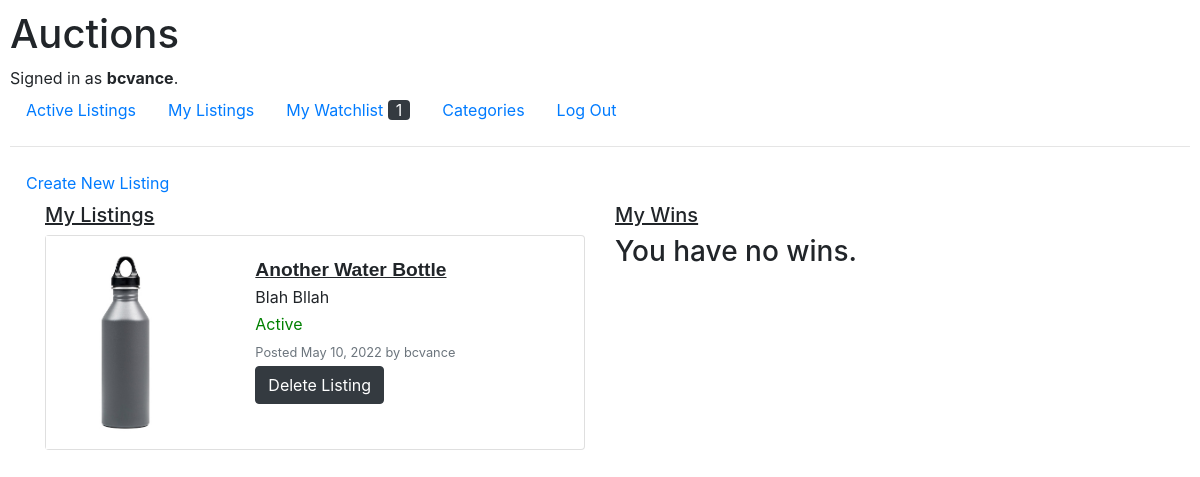
Before: /listings (signed in) with the older database file.
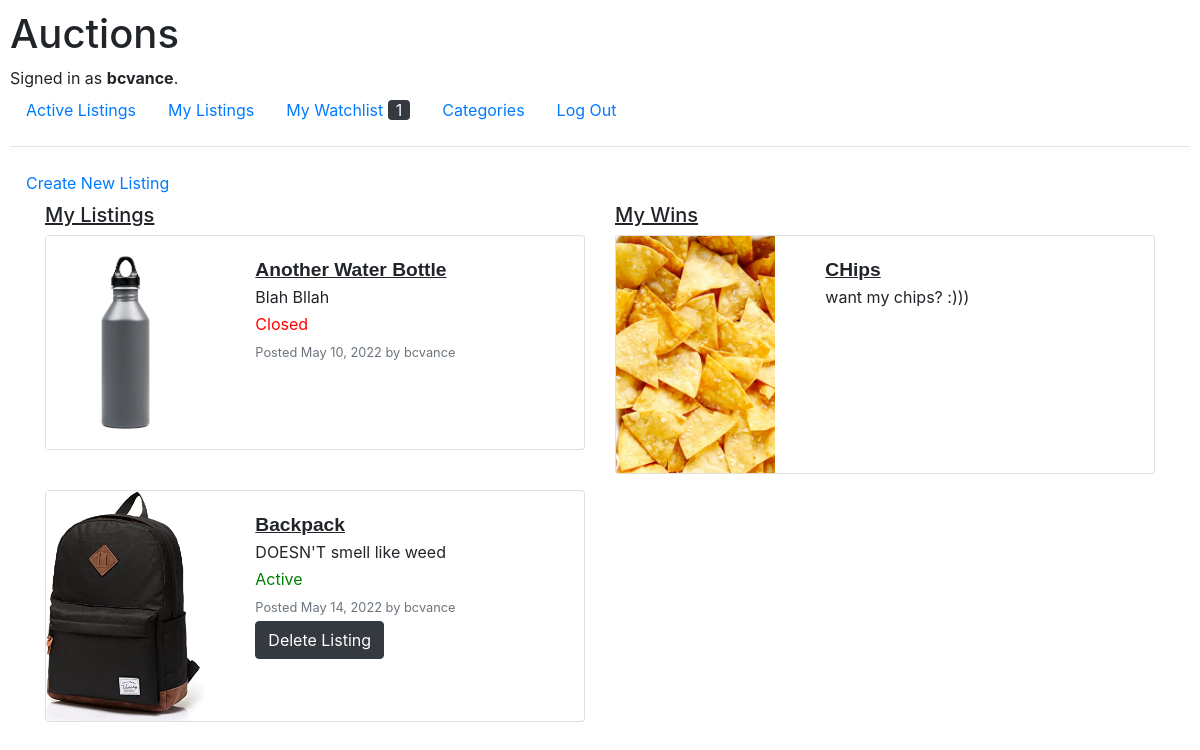
After: the same page with the newer database file.
### auctions/models.py (models this page shows, shortened)
class Listing(models.Model):
    list_date = models.DateField(auto_now_add=True)
    top_bidder = models.ForeignKey(User, on_delete=models.CASCADE, related_name = "winning", blank=True, null=True, default="")
    poster = models.ForeignKey(User, on_delete=models.CASCADE, related_name = "listings")
    starting_bid = models.DecimalField(max_digits=15, decimal_places=2, default=0.0)
    name = models.CharField(max_length=64, default="Unnamed Listing")
    desc = models.CharField(max_length=500, blank=True, null=True, default="")
    image = models.ImageField(upload_to=image_directory_path, storage=image_storage, null=True)
    categories = models.ManyToManyField(Category, related_name="listings")
    active = models.BooleanField(default=True)
    winner = models.IntegerField(blank=True, null=True)

class User(AbstractUser):
    username = models.CharField(max_length=64, unique=True)

### auctions/views.py (the view)
# urls.py: path("listings", views.listings, name="listings"),
def listings(request):
    user = User.objects.filter(id=request.user.id).first()
    my_listings = Listing.objects.filter(poster=user)
    my_wins = Listing.objects.filter(winner = request.user.id)
    if not my_wins.exists():
        my_wins_list = [-1]
    else:
        my_wins_list = list(my_wins)
    if not my_listings.exists():
        my_listings_list = [-1]
    else:
        my_listings_list = list(my_listings)
    watch_items = get_num_watch_items(request)
    return render(request, "auctions/listings.html", context={
        "my_listings_list": zip_longest(my_listings_list, my_wins_list, fillvalue=None),
        "watch_items": watch_items
    })

### auctions/utils.py (called while the page is built)
def get_num_watch_items(request):
    user_id = request.user.id
    num_items = WatchItem.objects.filter(watcher = User.objects.get(id = user_id)).count()
    return num_items

### auctions/templates/auctions/listings.html (shortened to what this page needs)
{% extends "auctions/layout.html" %}
{% block watch_num %}
    {{ watch_items }}
{% endblock %}
{% block body %}
    <ul class="nav">
        <li class="nav_item">
            <a href="{% url 'create' %}" class="nav-link">Create New Listing</a>
        </li>
    </ul>
    <div class="container">
        <div class="row">
            <div class="col">
                <h5 class="listings-col">My Listings</h5>
            </div>
            <div class="col">
                <h5 class="listings-col">My Wins</h5>
            </div>
        </div>
        {% for listing, win in my_listings_list %}
            <div class="row">
                <div class="col">
                    {% if listing == -1 %}
                        <h3>You have no listings.</h3>
                    {% else %}
                        <div class="card mb-3" style="max-width: 540px;">
                            <div class="row g-0">
                                <div class="col-md-4">
                                    <img src="{{ listing.image.url }}" class="img-fluid rounded-start index_listing_img" alt="..." onclick="submitForm('listing_card_{{ listing.id }}')">
                                </div>
                                <div class="col-md-8">
                                    <div class="card-body">
                                        <form action="{% url 'listing' listing.id %}">
                                            <button type="submit" class="card-item-name text-button">{{ listing.name }}</button>
                                        </form>
                                        <p class="card-text">{{ listing.desc }}</p>
                                        {% if listing.active %}
                                            <p class="active">Active</p>
                                        {% else %}
                                            <p class="closed">Closed</p>
                                        {% endif %}
                                        <p class="card-text"><small class="text-muted">Posted {{ listing.list_date }} by {{ listing.poster }}</small></p>
                                        {% if listing.active %}
                                            <form method="post" action="delete">
                                                <button type="submit" class="btn btn-dark" id="delete_btn">Delete Listing</button>
                                            </form>
                                        {% endif %}
                                    </div>
                                </div>
                            </div>
                        </div>
                </div>
                {% endif %}
                <div class="col">
                    {% if win == -1 %}
                        <h3>You have no wins.</h3>
                    {% elif win %}
                        <div class="card mb-3" style="max-width: 540px;">
                            <div class="row g-0">
                                <div class="col-md-4">
                                    <img src="{{ win.image.url }}" class="img-fluid rounded-start index_listing_img" alt="..." onclick="submitForm('listing_card_{{ win.id }}')">
                                </div>
                                <div class="col-md-8">
                                    <div class="card-body">
                                        <form action="{% url 'listing' win.id %}">
                                            <button type="submit" class="card-item-name text-button">{{ win.name }}</button>
                                        </form>
                                        <p class="card-text">{{ win.desc }}</p>
                                    </div>
                                </div>
                            </div>
                        </div>
                    {% endif %}
                </div>
            </div>
        {% endfor %}
    </div>
{% endblock %}

Changed rows visible on the page:
changed Listing "Another Water Bottle": name (not shown) → "CHips"; desc (not shown) → "want my chips? :)))"; active "Active Delete Listing" → "Closed"; no longer shows "You have no wins."
added Listing: image (picture), name "Backpack", desc "DOESN'T smell like weed", active "Active", list_date "May 14, 2022", poster "bcvance"
